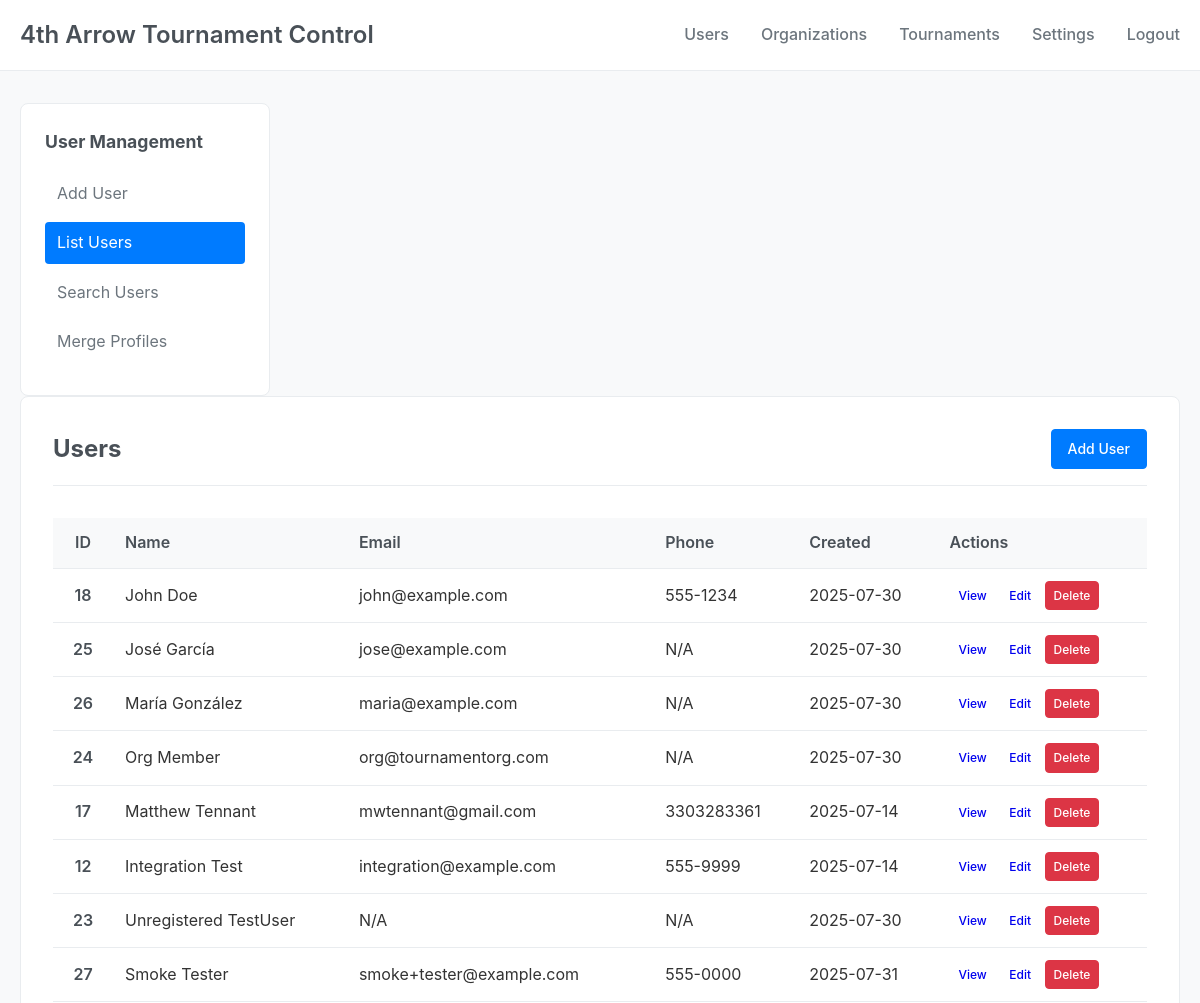
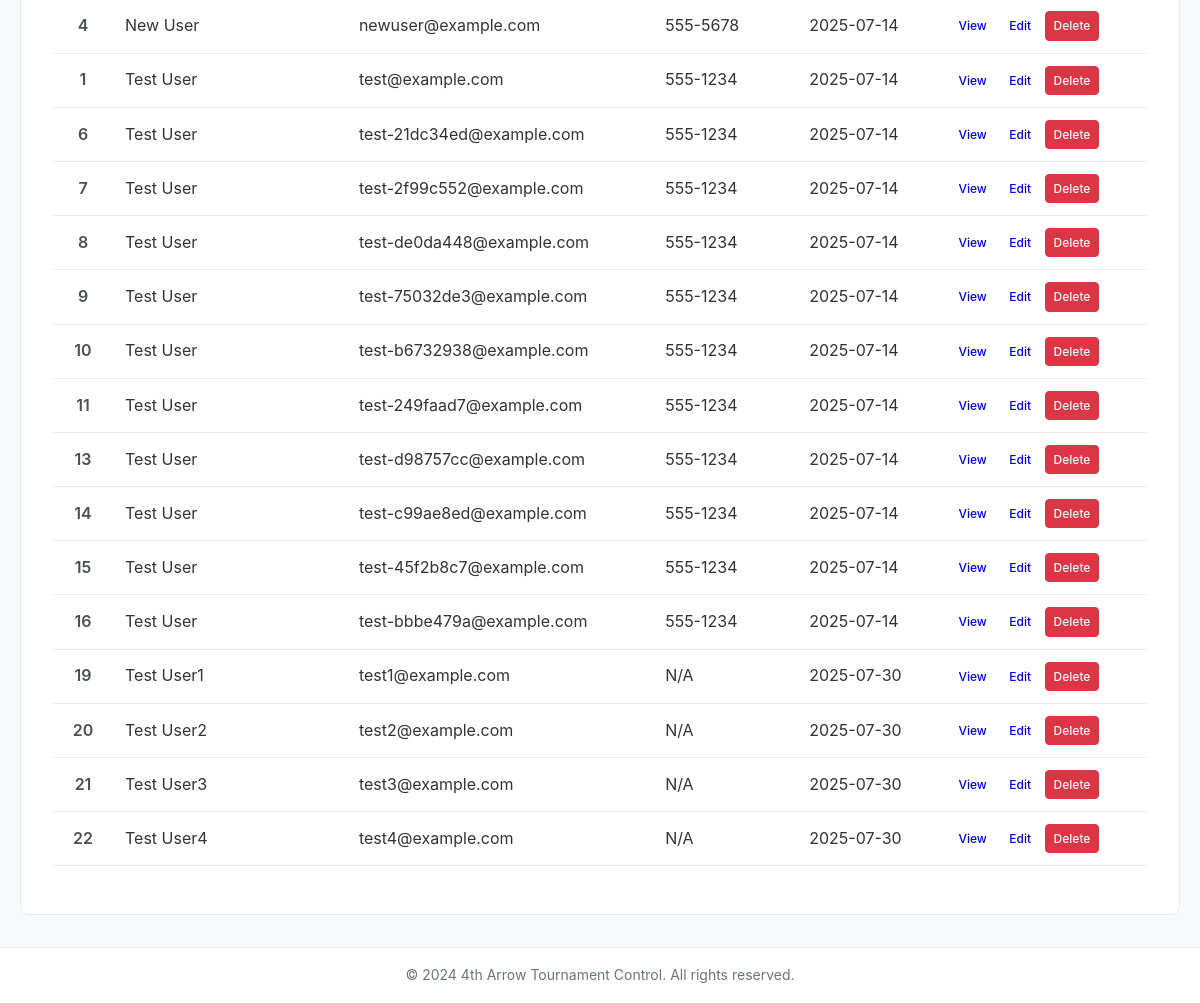
Page /users/ (signed in) on the committed database (2 pictures, top to bottom).
### core/models.py (models this page shows, shortened)
class User(Base):
    __tablename__ = 'users'
    id = Column(Integer, primary_key=True, autoincrement=True)
    email = Column(String(255), unique=True, nullable=True)
    password_hash = Column(Text, nullable=True)
    first_name = Column(String(100), nullable=False)
    last_name = Column(String(100), nullable=False)
    phone = Column(String(20), nullable=True)
    address = Column(Text, nullable=True)
    usbc_id = Column(String(50), nullable=True)
    tnba_id = Column(String(50), nullable=True)
    created_at = Column(DateTime, default=func.now())
    deleted_at = Column(DateTime, nullable=True)

### src/gui/users.py (the view)
@users_bp.route('/')
@require_auth
def list() -> str:
    print("DEBUG: Accessing users list route")
    session = db_manager.get_session()
    try:
        users = session.query(User).order_by(User.last_name, User.first_name).all()
        print(f"DEBUG: Found {len(users)} users")
        return render_template('users/list.html', users=users)
    except Exception as e:
        print(f"DEBUG: Error in users list: {e}")
        flash(f'Error loading users: {str(e)}', 'error')
        return render_template('users/list.html', users=[])
    finally:
        session.close()

### src/gui/utils.py (called while the page is built)
def require_auth(f: Callable) -> Callable:
    @wraps(f)
    def decorated_function(*args: Any, **kwargs: Any) -> Any:
        if 'user_id' not in session:
            flash('Please log in to access this page.', 'error')
            return redirect(url_for('auth.login'))
        return f(*args, **kwargs)
    return decorated_function

### storage/database.py (called while the page is built)
    def get_session(self) -> Session:
        return self.SessionLocal()

### src/gui/templates/users/list.html (shortened to what this page needs)
{% extends "base.html" %}
{% block sidebar %}
<nav class="sidebar-nav">
    <h3>User Management</h3>
    <ul class="sidebar-list">
        <li><a href="{{ url_for('users.create') }}" class="sidebar-link">Add User</a></li>
        <li><a href="{{ url_for('users.list') }}" class="sidebar-link active">List Users</a></li>
        <li><a href="{{ url_for('users.search') }}" class="sidebar-link">Search Users</a></li>
        <li><a href="{{ url_for('users.merge') }}" class="sidebar-link">Merge Profiles</a></li>
    </ul>
</nav>
{% endblock %}
{% block content %}
<div class="users-list">
    <div class="page-header">
        <h2>Users</h2>
        <a href="{{ url_for('users.create') }}" class="btn btn-primary">Add User</a>
    </div>
    {% if users %}
    <div class="table-container">
        <table class="users-table">
            <thead>
                <tr>
                    <th>ID</th>
                    <th>Name</th>
                    <th>Email</th>
                    <th>Phone</th>
                    <th>Created</th>
                    <th>Actions</th>
                </tr>
            </thead>
            <tbody>
                {% for user in users %}
                <tr>
                    <td>{{ user.id }}</td>
                    <td>{{ user.first_name }} {{ user.last_name }}</td>
                    <td>{{ user.email or 'N/A' }}</td>
                    <td>{{ user.phone or 'N/A' }}</td>
                    <td>{{ user.created_at.strftime('%Y-%m-%d') if user.created_at else 'N/A' }}</td>
                    <td>
                        <a href="{{ url_for('users.view', user_id=user.id) }}" class="btn btn-small">View</a>
                        <a href="{{ url_for('users.edit', user_id=user.id) }}" class="btn btn-small">Edit</a>
                        <a href="{{ url_for('users.delete', user_id=user.id) }}" class="btn btn-small btn-danger">Delete</a>
                    </td>
                </tr>
                {% endfor %}
            </tbody>
        </table>
    </div>
    {% else %}
    <div class="empty-state">
        <h3>No users found</h3>
        <p>Get started by creating your first user account.</p>
        <a href="{{ url_for('users.create') }}" class="btn btn-primary">Add User</a>
    </div>
    {% endif %}
</div>
{% endblock %}

### src/gui/templates/base.html (shortened to what this page needs)
<!DOCTYPE html>
<html lang="en">
<head>
    <link rel="stylesheet" href="{{ url_for('static', filename='css/style.css') }}">
</head>
<body>
    <header class="header">
        <div class="container">
            <h1 class="logo">4th Arrow Tournament Control</h1>
            {% if session.user_id %}
            <nav class="nav">
                <ul class="nav-list">
                    <li class="nav-item">
                        <a href="{{ url_for('users.list') }}" class="nav-link">Users</a>
                    </li>
                    <li class="nav-item">
                        <a href="#" class="nav-link">Organizations</a>
                    </li>
                    <li class="nav-item">
                        <a href="#" class="nav-link">Tournaments</a>
                    </li>
                    <li class="nav-item">
                        <a href="#" class="nav-link">Settings</a>
                    </li>
                    <li class="nav-item">
                        <a href="{{ url_for('auth.logout') }}" class="nav-link">Logout</a>
                    </li>
                </ul>
            </nav>
            {% endif %}
        </div>
    </header>
    <main class="main">
        <div class="container">
            {% if session.user_id %}
            <div class="layout">
                <aside class="sidebar">
                    {% block sidebar %}{% endblock %}
                </aside>
            </div>
            {% endif %}
            <div class="{% if session.user_id %}content{% else %}content-login{% endif %}">
                {% block content %}{% endblock %}
            </div>
        </div>
    </main>
    <footer class="footer">
        <div class="container">
            <p>&copy; 2024 4th Arrow Tournament Control. All rights reserved.</p>
        </div>
    </footer>
</body>
</html>

### src/gui/static/css/style.css (style rules this page uses)
* { margin: 0; padding: 0; box-sizing: border-box; }
body { font-family: -apple-system, BlinkMacSystemFont, 'Segoe UI', Roboto, sans-serif; font-size: 16px; line-height: 1.6; color: #333; background-color: #f8f9fa; }
.container { max-width: 1200px; margin: 0 auto; padding: 0 20px; }
.header { background-color: #fff; border-bottom: 1px solid #e9ecef; padding: 1rem 0; position: sticky; top: 0; z-index: 100; }
.header .container { display: flex; justify-content: space-between; align-items: center; }
.logo { font-size: 1.5rem; font-weight: 600; color: #495057; }
.nav-list { display: flex; list-style: none; gap: 2rem; }
.nav-link { color: #6c757d; text-decoration: none; font-weight: 500; transition: color 0.2s; }
.main { min-height: calc(100vh - 140px); padding: 2rem 0; }
.layout { display: grid; grid-template-columns: 250px 1fr; gap: 2rem; }
.sidebar { background-color: #fff; border-radius: 8px; padding: 1.5rem; height: fit-content; border: 1px solid #e9ecef; }
.sidebar-nav h3 { margin-bottom: 1rem; font-size: 1.1rem; color: #495057; }
.sidebar-list { list-style: none; }
.sidebar-list li { margin-bottom: 0.5rem; }
.sidebar-link { display: block; padding: 0.5rem 0.75rem; color: #6c757d; text-decoration: none; border-radius: 4px; transition: background-color 0.2s; }
.sidebar-link.active { background-color: #007bff; color: #fff; }
.content { background-color: #fff; border-radius: 8px; padding: 2rem; border: 1px solid #e9ecef; }
.btn { display: inline-block; padding: 0.5rem 1rem; font-size: 0.875rem; font-weight: 500; text-align: center; text-decoration: none; border: 1px solid transparent; border-radius: 4px; cursor: pointer; transition: all 0.2s; }
.btn-primary { background-color: #007bff; color: #fff; border-color: #007bff; }
.btn-small { padding: 0.25rem 0.5rem; font-size: 0.75rem; }
.page-header { display: flex; justify-content: space-between; align-items: center; margin-bottom: 2rem; padding-bottom: 1rem; border-bottom: 1px solid #e9ecef; }
.page-header h2 { color: #495057; }
.btn-danger { background-color: #dc3545; color: #fff; border-color: #dc3545; }
.table-container { overflow-x: auto; }
.users-table { width: 100%; border-collapse: collapse; margin-bottom: 1rem; }
.users-table th, .users-table td { padding: 0.75rem; text-align: left; border-bottom: 1px solid #e9ecef; }
.users-table th:first-child, .users-table td:first-child { width: 60px; text-align: center; font-weight: 600; color: #495057; }
.users-table th { background-color: #f8f9fa; font-weight: 600; color: #495057; }
.footer { background-color: #fff; border-top: 1px solid #e9ecef; padding: 1rem 0; margin-top: auto; }
.footer p { text-align: center; color: #6c757d; font-size: 0.875rem; }

### rows in the picture
User: id "18", first_name "John", last_name "Doe", email "john@example.com", phone "555-1234", created_at "2025-07-30"
User: id "25", first_name "José", last_name "García", email "jose@example.com", phone "N/A", created_at "2025-07-30"
User: id "26", first_name "María", last_name "González", email "maria@example.com", phone "N/A", created_at "2025-07-30"
User: id "24", first_name "Org", last_name "Member", email "org@tournamentorg.com", phone "N/A", created_at "2025-07-30"
User: id "17", first_name "Matthew", last_name "Tennant", email "mwtennant@gmail.com", phone "3303283361", created_at "2025-07-14"
User: id "12", first_name "Integration", last_name "Test", email "integration@example.com", phone "555-9999", created_at "2025-07-14"
User: id "23", first_name "Unregistered", last_name "TestUser", email "N/A", phone "N/A", created_at "2025-07-30"
User: id "27", first_name "Smoke", last_name "Tester", email "smoke+tester@example.com", phone "555-0000", created_at "2025-07-31"
User: id "4", first_name "New", last_name "User", email "newuser@example.com", phone "555-5678", created_at "2025-07-14"
User: id "1", first_name "Test", last_name "User", email "test@example.com", phone "555-1234", created_at "2025-07-14"
User: id "6", first_name "Test", last_name "User", email "test-21dc34ed@example.com", phone "555-1234", created_at "2025-07-14"
User: id "7", first_name "Test", last_name "User", email "test-2f99c552@example.com", phone "555-1234", created_at "2025-07-14"
User: id "8", first_name "Test", last_name "User", email "test-de0da448@example.com", phone "555-1234", created_at "2025-07-14"
User: id "9", first_name "Test", last_name "User", email "test-75032de3@example.com", phone "555-1234", created_at "2025-07-14"
User: id "10", first_name "Test", last_name "User", email "test-b6732938@example.com", phone "555-1234", created_at "2025-07-14"
User: id "11", first_name "Test", last_name "User", email "test-249faad7@example.com", phone "555-1234", created_at "2025-07-14"
User: id "13", first_name "Test", last_name "User", email "test-d98757cc@example.com", phone "555-1234", created_at "2025-07-14"
User: id "14", first_name "Test", last_name "User", email "test-c99ae8ed@example.com", phone "555-1234", created_at "2025-07-14"
User: id "15", first_name "Test", last_name "User", email "test-45f2b8c7@example.com", phone "555-1234", created_at "2025-07-14"
User: id "16", first_name "Test", last_name "User", email "test-bbbe479a@example.com", phone "555-1234", created_at "2025-07-14"
User: id "19", first_name "Test", last_name "User1", email "test1@example.com", phone "N/A", created_at "2025-07-30"
User: id "20", first_name "Test", last_name "User2", email "test2@example.com", phone "N/A", created_at "2025-07-30"
User: id "21", first_name "Test", last_name "User3", email "test3@example.com", phone "N/A", created_at "2025-07-30"
User: id "22", first_name "Test", last_name "User4", email "test4@example.com", phone "N/A", created_at "2025-07-30"
